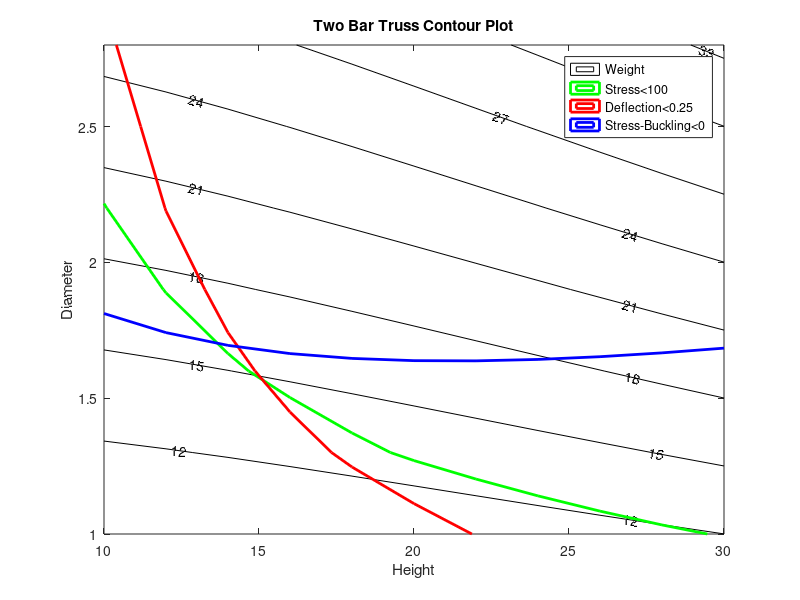

Reproduce this figure in MATLAB.
% This program constructs a contour plot for the two-bar truss
% constants
pi = 3.14159;
dens = 0.3;
modu = 30000;
load = 66.0;
 
% analysis variables
wdth = 60;
thik = 0.15;
 
% design variables at mesh points
[hght,diam] = meshgrid(10:2:30,1:.3:3);
 
% equations
leng = ((wdth/2)^2 + hght.^2).^0.5;
area = pi * diam .* thik;
iovera = (diam.^2 + thik^2)/8;
wght = 2 * dens * leng .* area;
strs = load * leng ./ (2 * area .* hght);
buck = pi^2 * modu * iovera ./ (leng.^2);
defl = load * leng.^3 ./ (2*modu * area .* hght.^2);
 
figure(1)
[C,h] = contour(hght,diam,wght,12:3:33,'k');
clabel(C,h,'Labelspacing',250);
title('Two Bar Truss Contour Plot');
xlabel('Height');
ylabel('Diameter');
hold on;
% solid lines to show constraint boundaries
contour(hght,diam,strs,[100,100],'g-','LineWidth',2);
contour(hght,diam,defl,[0.25,0.25],'r-','LineWidth',2);
contour(hght,diam,(strs-buck),[0.0,0.0],'b-','LineWidth',2);
% show a legend
legend('Weight','Stress<100','Deflection<0.25','Stress-Buckling<0')

